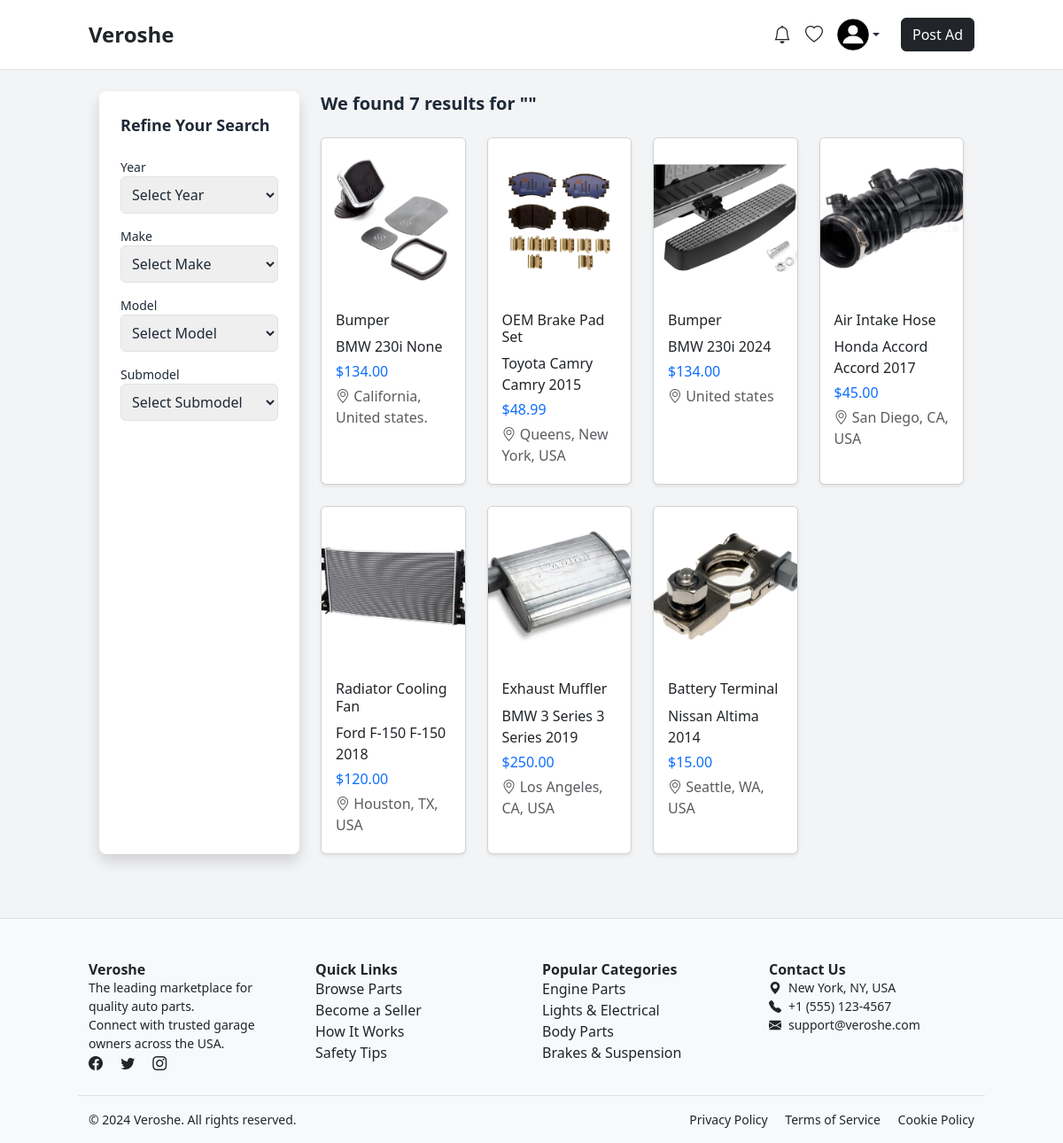
/search/ (signed in), run on an earlier commit of the app's database.
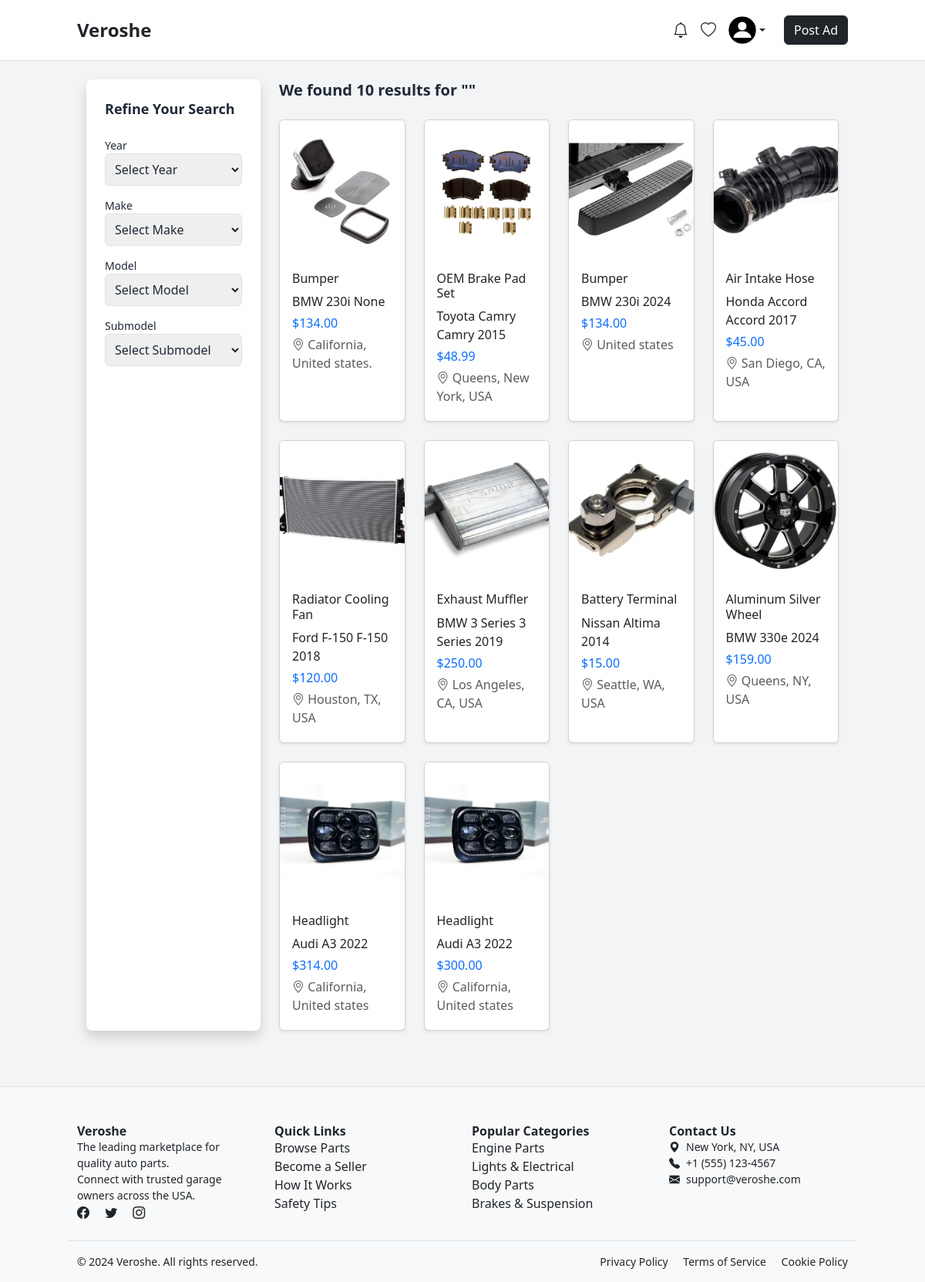
And on a later commit of the database.
### core/models.py (models this page shows, shortened)
class Ad(models.Model):
    seller = models.ForeignKey(settings.AUTH_USER_MODEL, on_delete=models.CASCADE)
    category = models.ForeignKey(Category, choices=CATEGORY_CHOICES, on_delete= models.CASCADE, null=True, blank=True)
    title = models.CharField(max_length=255)
    make = models.CharField(max_length=255, null=True, blank=True)
    model = models.CharField(max_length=255, null=True, blank=True)
    sub_model = models.CharField(max_length=100, null=True, blank=True)
    year = models.PositiveIntegerField(blank=True, null=True)
    fuel_type = models.CharField(max_length=20, choices=FUEL_CHOICES, null=True, blank=True)
    transmission = models.CharField(max_length=20,choices=TRANSMISSION_CHOICES, default='Manual', blank=True, null=True)
    description = models.TextField(blank=True, null=True)
    price = models.DecimalField(max_digits=10, decimal_places=2)
    image = models.ImageField(upload_to='ads/', blank=True, null=True)
    location = models.CharField(max_length=100, blank=True, null=True)
    mobile_number = models.CharField(max_length=15, blank=True, null=True)
    is_expired = models.BooleanField(default=False)
    created_at = models.DateTimeField(auto_now_add=True)
    views = models.IntegerField(default=0)
    is_active = models.BooleanField(default=True)

### core/views.py (the view)
# urls.py: path('search/', views.search_results, name='search_results'),
@login_required
def search_results(request):
    q = request.GET.get("q", "")
    year = request.GET.get("year")
    make = request.GET.get("make")
    model = request.GET.get("model")
    sub_model = request.GET.get("sub_model")
    category_id = request.GET.get("category")
    ads = Ad.objects.all()
    if q:
        ads = ads.filter(title__icontains=q)
    if year:
        ads = ads.filter(year=year)
    if make:
        ads = ads.filter(make=make)
    if model:
        ads = ads.filter(model=model)
    if sub_model:
        ads = ads.filter(sub_model=sub_model)
    if category_id:
        ads = ads.filter(category_id=category_id)
    years = Ad.objects.values_list("year", flat=True).exclude(year__isnull=True).distinct()
    makes = Ad.objects.values_list("make", flat=True).distinct()
    models = Ad.objects.filter(make=make).values_list("model", flat=True).distinct() if make else []
    sub_models = Ad.objects.filter(model=model).values_list("sub_model", flat=True).distinct() if model else []
    if request.headers.get("x-requested-with") == "XMLHttpRequest":
        return render(request, "core/search_results_list.html", {"ads": ads})
    return render(request, "core/search_results.html", {
        "ads": ads,
        "query": q,
        "years": sorted(years, reverse=True),
        "makes": sorted(makes),
        "models": sorted(models),
        "sub_models": sorted(sub_models),
        "category": category_id
    })

### core/templates/core/search_results.html (shortened to what this page needs)
{% extends "core/base.html" %}
{% block content %}
<div class="container mx-auto px-4 py-6">
  <div class="grid grid-cols-1 md:grid-cols-4 gap-6">
    <aside class="col-span-1 bg-white p-4 rounded-lg shadow">
      <h2 class="text-lg font-semibold mb-4">Refine Your Search</h2>
      <form id="filter-form">
        <div class="mb-3">
          <label class="block text-sm font-medium">Year</label>
          <select name="year" class="w-full border p-2 rounded filter-input">
            <option value="">Select Year</option>
          </select>
        </div>
        <div class="mb-3">
          <label class="block text-sm font-medium">Make</label>
          <select name="make" id="make" class="w-full border p-2 rounded filter-input">
            <option value="">Select Make</option>
          </select>
        </div>
        <div class="mb-3">
          <label class="block text-sm font-medium">Model</label>
          <select name="model" id="model" class="w-full border p-2 rounded filter-input">
            <option value="">Select Model</option>
          </select>
        </div>
        <div class="mb-3">
          <label class="block text-sm font-medium">Submodel</label>
          <select name="submodel" id="submodel" class="w-full border p-2 rounded filter-input">
            <option value="">Select Submodel</option>
          </select>
        </div>
      </form>
    </aside>
    <main class="col-span-3">
      <h2 class="text-xl font-semibold mb-4">
        We found {{ ads.count }} results for "{{ query }}"
      </h2>
      <div id="results-container">
        {% include "core/search_results_list.html" %}
      </div>
    </main>
  </div>
</div>
{% endblock %}

### core/templates/core/search_results_list.html
{% load static %}
{% if ads %}
  <div class="row row-cols-1 row-cols-sm-2 row-cols-md-3 row-cols-lg-4 g-4">
    {% for ad in ads %}
      <div class="col">
        <div class="card h-100 shadow-sm">
          {% if ad.image %}
            <img src="{{ ad.image.url }}" class="card-img-top" alt="{{ ad.title }}" style="height: 180px; object-fit: cover;">
          {% else %}
            <img src="{% static 'images/no-image.png' %}" class="card-img-top" alt="No Image" style="height: 180px; object-fit: cover;">
          {% endif %}
          <div class="card-body">
            <h5 class="card-title">{{ ad.title }}</h5>
            <p class="mb-1">{{ ad.make }} {{ ad.model }} {{ ad.year }}</p>
            <p class="mb-1 text-primary">${{ ad.price }}</p>
            <p class="mb-1 text-muted">
              <i class="bi bi-geo-alt"></i> {{ ad.location }}
            </p>
          </div>
        </div>
      </div>
    {% endfor %}
  </div>
{% else %}
  <p class="mt-4">No results found.</p>
{% endif %}

What changed in the data, as far as the page shows it:
added Ad: image (picture), title "Aluminum Silver Wheel", make "BMW", model "330e", year "2024", price "159.00", location "Queens, NY, USA"
added Ad: image (picture), title "Headlight", make "Audi", model "A3", year "2022", price "314.00", location "California, United states"
added Ad: image (picture), title "Headlight", make "Audi", model "A3", year "2022", price "300.00", location "California, United states"
Also different on the page:
{{ ads.count }}: "7" → "10"
